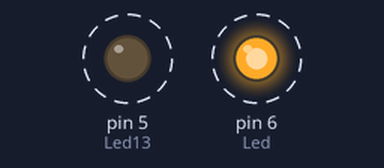
Recording of a sketch running on a simulated Arduino Uno, built with avr-gcc and run on an emulated ATmega328P. On the bench: output pins drawn as LEDs (lit = HIGH). Dashed ring = blinking. What the sketch prints to the serial monitor is not drawn.

Above: at 0.12 s.
Timing chart, 0 to 3.0 s (numbered marks = the images above):
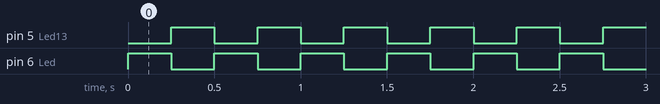

Measured:
- by itself, pin 5 (Led13), pin 6 (Led): alternates HIGH for 0.25 s and LOW for 0.25 s

The sketch:

Prog1.ino
```cpp
int Led =6, Led13 = 5, tiempo = 250, contador = 0;

void setup() {
  Serial.begin(9600);
  pinMode(Led, OUTPUT);
  pinMode(Led13, OUTPUT);
}

// the loop function runs over and over again forever
void loop() {
  Serial.print("Contador = ");
  Serial.println(contador);
  digitalWrite(Led, HIGH);   // turn the LED on (HIGH is the voltage level)
  digitalWrite(Led13, LOW);
  delay(tiempo);                       // wait for a second
  digitalWrite(Led, LOW);    // turn the LED off by making the voltage LOW
  digitalWrite(Led13, HIGH);
  delay(tiempo);
  contador++;
  if(contador > 10){
    contador = 0;
  }
}
```
